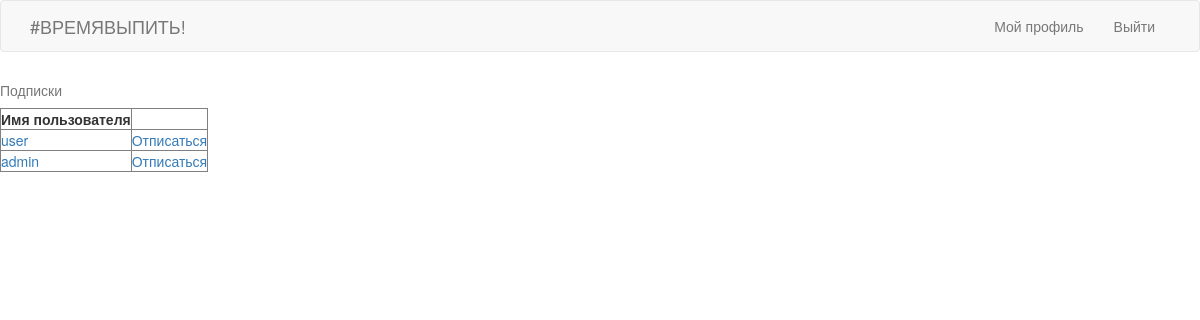
The page /user/Lenoed/followers (signed in) on the database as committed earlier.
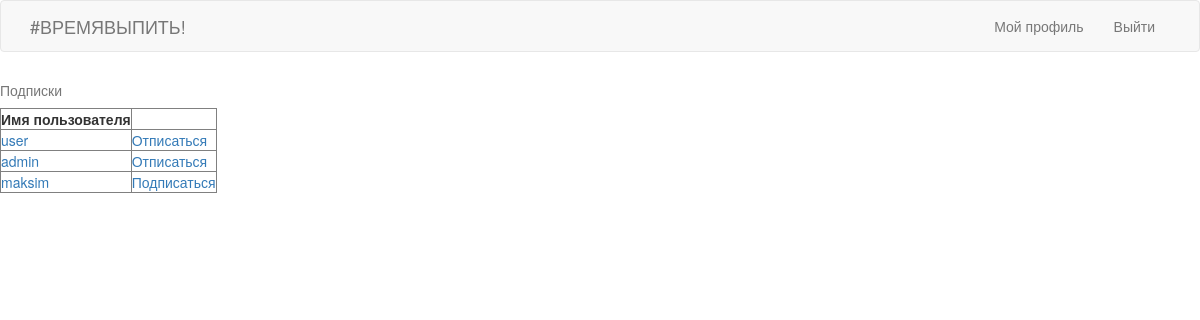
The same page on the database as committed later.
### app/models.py (models this page shows, shortened)
class User(db.Model, UserMixin):
	id = db.Column(db.Integer, primary_key = True)
	username = db.Column(db.String(64), index = True, unique = True)
	regtime = db.Column(db.DateTime, index = True, default = datetime.utcnow())
	last_seen = db.Column(db.DateTime, default = datetime.utcnow())
	email = db.Column(db.String(128), index = True, unique = True)
	password_hash = db.Column(db.String(128))
	drink = db.relationship('Drinks', backref='author', lazy='dynamic')
	private_stat = db.Column(db.Boolean)
	current_state = db.Column(db.Integer, default = 0)
	followed = db.relationship('User', secondary=followers,
    	primaryjoin=(followers.c.follower_id == id),
    	secondaryjoin=(followers.c.followed_id == id),
    	backref=db.backref('followers', lazy='dynamic'), lazy='dynamic')
	def is_following(self, user):
		return self.followed.filter(followers.c.followed_id == user.id).count() > 0

### app/main/routes.py (the view)
@main.route('/user/<username>/followers')
@login_required
def followers(username):
	user = User.query.filter_by(username = username).first()
	followers = user.followers
	return render_template('followers.html', followers = followers)

### app/models.py (called while the page is built)
@login.user_loader #настройка flask_login user_loader на БД
def load_user(id):
	return User.query.get(int(id))

### app/main/templates/followers.html
{% extends 'base.html' %}
{% block content %}
<table border = "1">
	<caption>Подписки</caption>
	<tr><th>Имя пользователя</th></tr>
	{% for follower in followers %}
		<tr><td><a href = "{{ url_for('main.user', username = follower.username) }}">{{ follower.username }}</a></td>
			{% if current_user.username != follower.username %}
			{% if current_user.is_following(follower) %}
			<td><a href = "{{ url_for('main.unfollow', username = follower.username) }}">Отписаться</a></td>
			{% elif not current_user.is_following(follower) %}
			<td><a href = "{{ url_for('main.follow', username = follower.username) }}">Подписаться</a></td>
			{% endif %}
			{% endif %}
		</tr>
	{% endfor %}
</table>
{% endblock %}

Rows that differ between the two databases and show on the page:
added User: username "maksim"
